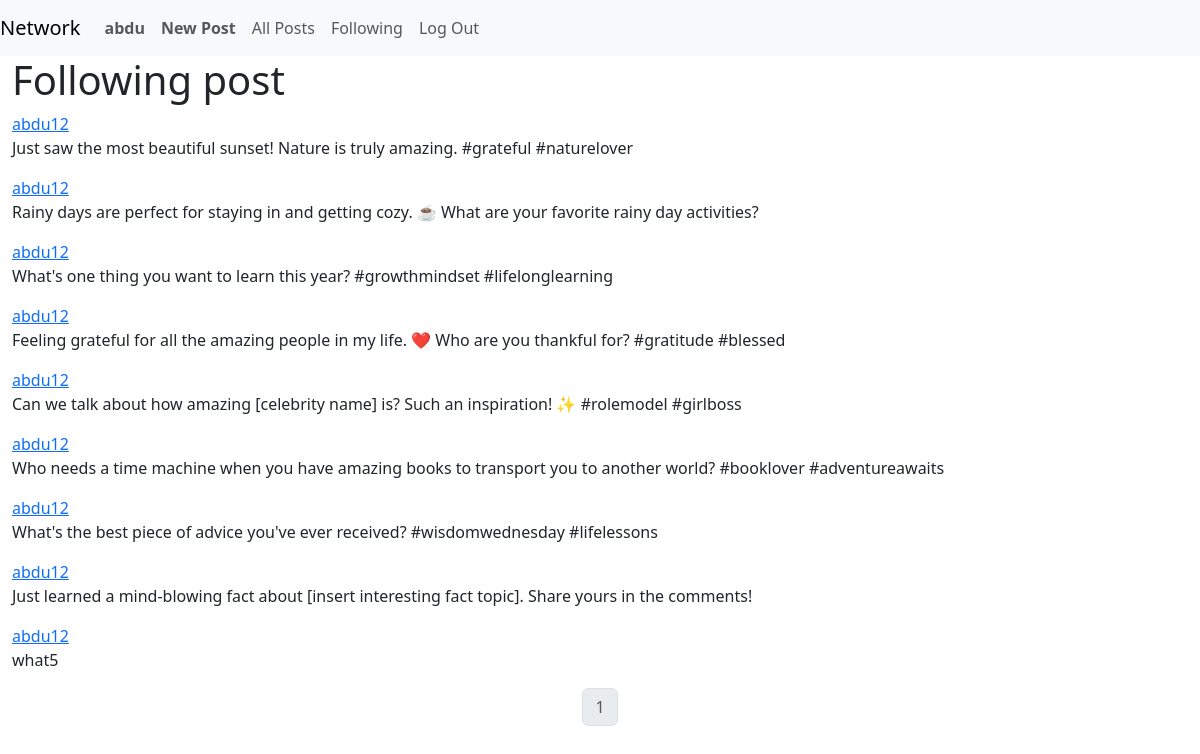
Page /following (signed in) on the committed database.
### network/models.py (models this page shows, shortened)
class User(AbstractUser):
    pass

class Post(models.Model):
    user = models.ForeignKey(User, on_delete=models.CASCADE)
    content = models.TextField()
    timestamp = models.DateTimeField(auto_now_add=True)

### network/views.py (the view)
# urls.py: path("following", views.following, name="following"),
def following(request):
    currentUser = User.objects.get(pk=request.user.pk)
    followingPeople = Follow.objects.filter(user=currentUser)
    allposts = Post.objects.all().order_by("timestamp").reverse()
    followingPosts = []
    for post in allposts:
        for person in followingPeople:
            if person.user_follower == post.user:
                followingPosts.append(post)
    posts = Paginator(followingPosts, 10)
    pageNumber = request.GET.get('page')
    page_obj = posts.get_page(pageNumber)
    return render(request, "network/following.html", {
        "page_obj" : page_obj
    })

### network/templates/network/following.html (shortened to what this page needs)
{% extends "network/layout.html" %}
{% block body %}
    <div>
      <h1>Following post</h1>
        {% for post in page_obj %}
        <a href="{% url 'profile' user_id=post.user.pk %}">{{post.user}}</a>
        <p>{{post.content}}</p>
        {% endfor%}
        <nav aria-label="Page navigation example">
            <ul class="pagination justify-content-center">
              <li class="page-item disabled">
                <a class="page-link" href="#">{{ page_obj.number }}</a>
              </li>
            </ul>
          </nav>
    </div>
{% endblock %}

### network/templates/network/layout.html (shortened to what this page needs)
{% load static %}
<!DOCTYPE html>
<html lang="en">
    <head>
        <link href="https://cdn.jsdelivr.net/npm/bootstrap@5.3.3/dist/css/bootstrap.min.css" rel="stylesheet">
        <link href="{% static 'network/styles.css' %}" rel="stylesheet">
    </head>
    <body>
        <nav class="navbar navbar-expand-lg navbar-light bg-light">
            <a class="navbar-brand" href="{% url 'index' %}">Network</a>
            <div>
              <ul class="navbar-nav mr-auto">
                {% if user.is_authenticated %}
                    <li class="nav-item">
                        <a class="nav-link" href="{% url 'profile' user_id=user.pk %}"><strong>{{ user.username }}</strong></a>
                    </li>
                    <li class="nav-item">
                        <a class="nav-link" href="{% url 'newpost' %}"><strong>New Post</strong></a>
                    </li>
                {% endif %}
                <li class="nav-item">
                  <a class="nav-link" href="{% url 'index' %}">All Posts</a>
                </li>
                {% if user.is_authenticated %}
                    <li class="nav-item">
                        <a class="nav-link" href="{% url 'following'%}">Following</a>
                    </li>
                    <li class="nav-item">
                        <a class="nav-link" href="{% url 'logout' %}">Log Out</a>
                    </li>
                {% endif %}
              </ul>
            </div>
          </nav>
        <div class="container-fluid">
            {% block body %}
            {% endblock %}
        </div>
    </body>
</html>

### rows in the picture
User: username "abdu"
Post: user "abdu12", content "Just saw the most beautiful sunset! Nature is truly amazing. #grateful #naturelover"
Post: user "abdu12", content "Rainy days are perfect for staying in and getting cozy. ️☕️ What are your favorite rainy day activities?"
Post: user "abdu12", content "What's one thing you want to learn this year? #growthmindset #lifelonglearning"
Post: user "abdu12", content "Feeling grateful for all the amazing people in my life. ❤️ Who are you thankful for? #gratitude #blessed"
Post: user "abdu12", content "Can we talk about how amazing [celebrity name] is? Such an inspiration! ✨ #rolemodel #girlboss"
Post: user "abdu12", content "Who needs a time machine when you have amazing books to transport you to another world? #booklover #adventureawaits"
Post: user "abdu12", content "What's the best piece of advice you've ever received? #wisdomwednesday #lifelessons"
Post: user "abdu12", content "Just learned a mind-blowing fact about [insert interesting fact topic]. Share yours in the comments!"
Post: user "abdu12", content "what5"

### other values in the picture
{{ page_obj.number }} "1"
